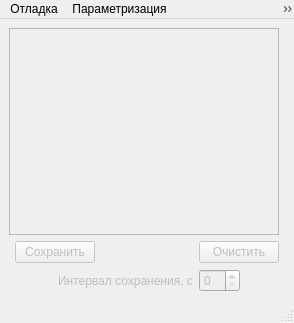
<?xml version="1.0" encoding="UTF-8"?>
<ui version="4.0">
 <class>fmNotepad</class>
 <widget class="QMainWindow" name="fmNotepad">
  <property name="geometry">
   <rect>
    <x>0</x>
    <y>0</y>
    <width>286</width>
    <height>323</height>
   </rect>
  </property>
  <property name="sizePolicy">
   <sizepolicy hsizetype="Preferred" vsizetype="Preferred">
    <horstretch>0</horstretch>
    <verstretch>0</verstretch>
   </sizepolicy>
  </property>
  <property name="windowTitle">
   <string>Блокнот</string>
  </property>
  <widget class="QWidget" name="centralwidget">
   <property name="enabled">
    <bool>false</bool>
   </property>
   <layout class="QGridLayout" name="gridLayout">
    <item row="0" column="0" colspan="6">
     <widget class="QListWidget" name="listWidget"/>
    </item>
    <item row="1" column="0">
     <spacer name="horizontalSpacer_2">
      <property name="orientation">
       <enum>Qt::Horizontal</enum>
      </property>
      <property name="sizeHint" stdset="0">
       <size>
        <width>8</width>
        <height>20</height>
       </size>
      </property>
     </spacer>
    </item>
    <item row="1" column="1" colspan="2">
     <widget class="QPushButton" name="btnSave">
      <property name="text">
       <string>Сохранить</string>
      </property>
     </widget>
    </item>
    <item row="1" column="3">
     <spacer name="horizontalSpacer">
      <property name="orientation">
       <enum>Qt::Horizontal</enum>
      </property>
      <property name="sizeHint" stdset="0">
       <size>
        <width>80</width>
        <height>20</height>
       </size>
      </property>
     </spacer>
    </item>
    <item row="1" column="4" colspan="2">
     <widget class="QPushButton" name="btnClear">
      <property name="text">
       <string>Очистить</string>
      </property>
     </widget>
    </item>
    <item row="1" column="6">
     <spacer name="horizontalSpacer_3">
      <property name="orientation">
       <enum>Qt::Horizontal</enum>
      </property>
      <property name="sizeHint" stdset="0">
       <size>
        <width>13</width>
        <height>20</height>
       </size>
      </property>
     </spacer>
    </item>
    <item row="2" column="0" colspan="2">
     <spacer name="horizontalSpacer_4">
      <property name="orientation">
       <enum>Qt::Horizontal</enum>
      </property>
      <property name="sizeHint" stdset="0">
       <size>
        <width>49</width>
        <height>20</height>
       </size>
      </property>
     </spacer>
    </item>
    <item row="2" column="2" colspan="2">
     <widget class="QLabel" name="label">
      <property name="text">
       <string>Интервал сохранения, с</string>
      </property>
     </widget>
    </item>
    <item row="2" column="4">
     <widget class="QSpinBox" name="spinBox"/>
    </item>
    <item row="2" column="5" colspan="2">
     <spacer name="horizontalSpacer_5">
      <property name="orientation">
       <enum>Qt::Horizontal</enum>
      </property>
      <property name="sizeHint" stdset="0">
       <size>
        <width>30</width>
        <height>20</height>
       </size>
      </property>
     </spacer>
    </item>
   </layout>
  </widget>
  <widget class="QMenuBar" name="menubar">
   <property name="geometry">
    <rect>
     <x>0</x>
     <y>0</y>
     <width>286</width>
     <height>21</height>
    </rect>
   </property>
   <widget class="QMenu" name="muDebug">
    <property name="title">
     <string>Отладка</string>
    </property>
    <addaction name="actPortCons"/>
    <addaction name="actMBCons"/>
    <addaction name="actAD779x"/>
   </widget>
   <widget class="QMenu" name="muSetting">
    <property name="title">
     <string>Настройка</string>
    </property>
   </widget>
   <widget class="QMenu" name="muVInstr">
    <property name="title">
     <string>Виртуальные приборы</string>
    </property>
   </widget>
   <widget class="QMenu" name="muPar">
    <property name="title">
     <string>Параметризация</string>
    </property>
    <addaction name="actParV"/>
    <addaction name="actParT"/>
    <addaction name="actParCond"/>
    <addaction name="actParTP"/>
    <addaction name="actParAmper"/>
   </widget>
   <widget class="QMenu" name="muAbout">
    <property name="title">
     <string>?</string>
    </property>
   </widget>
   <addaction name="muDebug"/>
   <addaction name="muPar"/>
   <addaction name="muVInstr"/>
   <addaction name="muSetting"/>
   <addaction name="muAbout"/>
  </widget>
  <widget class="QStatusBar" name="statusbar"/>
  <action name="actPortCons">
   <property name="text">
    <string>Консоль порта...</string>
   </property>
  </action>
  <action name="actMBCons">
   <property name="text">
    <string>Консоль драйвера ...</string>
   </property>
  </action>
  <action name="actAD779x">
   <property name="text">
    <string>AD779x...</string>
   </property>
  </action>
  <action name="actParV">
   <property name="text">
    <string>Милливольтметр</string>
   </property>
  </action>
  <action name="actParT">
   <property name="text">
    <string>Термометр</string>
   </property>
  </action>
  <action name="actParCond">
   <property name="text">
    <string>Кондуктометр</string>
   </property>
  </action>
  <action name="actParTP">
   <property name="text">
    <string>Измеритель давления</string>
   </property>
  </action>
  <action name="actParAmper">
   <property name="text">
    <string>Микроамперметр</string>
   </property>
  </action>
 </widget>
 <resources/>
 <connections/>
</ui>
